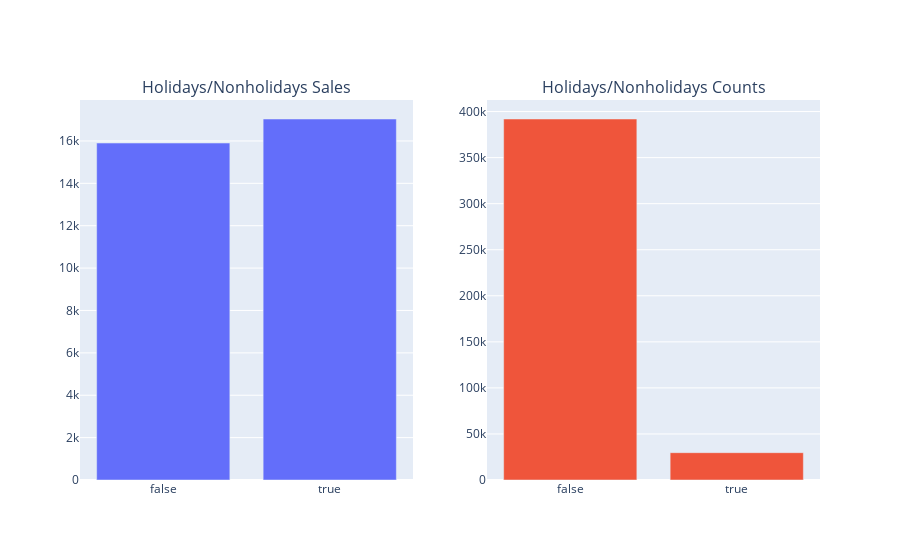

Notebook code for this chart:
### Markdown cell above
**Holidays Vs Nonholidays Sales**

### Code cell
from plotly.subplots import make_subplots


holiday_sales = merged.groupby('IsHoliday')['Weekly_Sales'].mean()
holiday_counts = merged.IsHoliday.value_counts()

fig = make_subplots(rows=1, cols=2, subplot_titles=("Holidays/Nonholidays Sales", "Holidays/Nonholidays Counts"))

fig.add_trace(go.Bar(x=holiday_sales.index, y=holiday_sales.values,),1, 1)

fig.add_trace(go.Bar(x=holiday_counts.index, y=holiday_counts.values,),1, 2)

fig.update_layout(coloraxis=dict(colorscale='Bluered_r'), showlegend=False)
fig.show()

### Figure 1 — Plotly figure (JSON) as saved in the notebook; plotly's stock layout.template omitted (floating-point values rounded to 4 significant figures)
{"data": [{"type": "bar", "x": [false, true], "xaxis": "x", "y": [15900.0, 17040.0], "yaxis": "y"}, {"type": "bar", "x": [false, true], "xaxis": "x2", "y": [391909, 29661], "yaxis": "y2"}], "layout": {"annotations": [{"font": {"size": 16}, "showarrow": false, "text": "Holidays/Nonholidays Sales", "x": 0.225, "xanchor": "center", "xref": "paper", "y": 1, "yanchor": "bottom", "yref": "paper"}, {"font": {"size": 16}, "showarrow": false, "text": "Holidays/Nonholidays Counts", "x": 0.775, "xanchor": "center", "xref": "paper", "y": 1, "yanchor": "bottom", "yref": "paper"}], "coloraxis": {"colorscale": [[0, "rgb(255,0,0)"], [1, "rgb(0,0,255)"]]}, "showlegend": false, "xaxis": {"anchor": "y", "domain": [0, 0.45]}, "xaxis2": {"anchor": "y2", "domain": [0.55, 1]}, "yaxis": {"anchor": "x", "domain": [0, 1]}, "yaxis2": {"anchor": "x2", "domain": [0, 1]}}}
